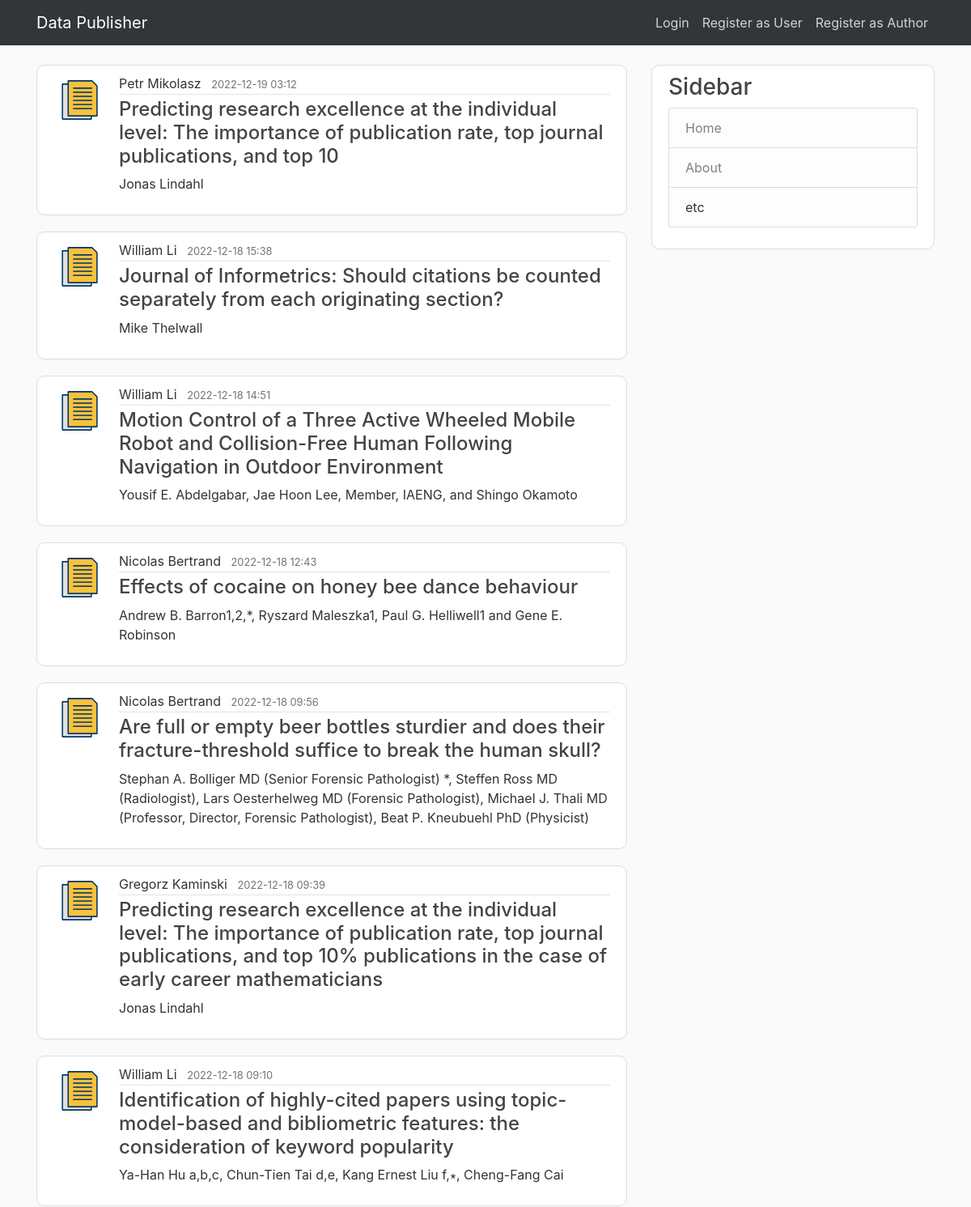
Page /home (upper part) on the earlier database version.
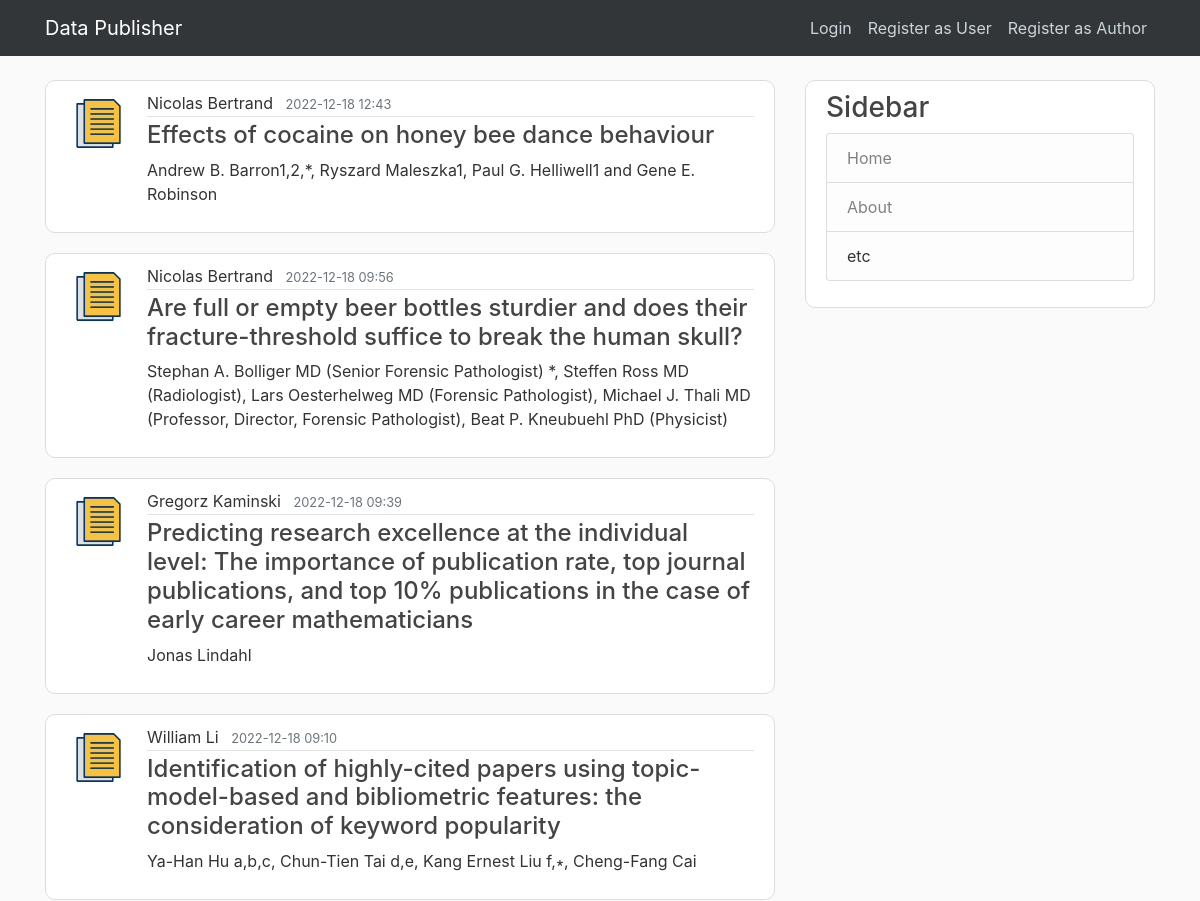
Same page on the later database version.
### data_publisher_site/models.py (models this page shows, shortened)
class Publication(db.Model):
    __tablename__ = "Publications"
    id = db.Column("PublicationId", db.Integer().with_variant(db.Integer, "sqlite"), primary_key=True, nullable=False)
    title = db.Column("Title", db.String(40), nullable=False)
    thumbnail = db.Column("Thumbnail", db.String(20), nullable=False, default="default.jpg")
    author_id = db.Column("Author", db.Integer, db.ForeignKey('Authors.UserId'), nullable=False)
    abstract = db.Column("Abstract", db.String(3000), nullable=False)
    simple_desc = db.Column("SimpleDesc", db.String(3000), nullable=False)
    topic_id = db.Column("TopicId", db.Integer, db.ForeignKey("PublicationTopics.TopicId"), nullable=False)
    upload_date = db.Column("UploadDate", db.DateTime(25), nullable=False, default=datetime.utcnow)
    publication_file = db.Column("File", db.String(20), nullable=False)
    article_authors = db.Column("ArticleAuthors", db.String(200), nullable=False)

class User(db.Model, UserMixin):
    __tablename__ = "Users"
    id = db.Column("UserId", db.Integer().with_variant(db.Integer, "sqlite"), primary_key=True, nullable=False)
    first_name = db.Column("FirstName", db.String(20), nullable=False)
    surname = db.Column("Surname", db.String(20), nullable=False)
    email = db.Column("Email", db.String(120), nullable=False, unique=True)
    registration_date = db.Column("RegistrationDate", db.DateTime(25), nullable=False, default=datetime.utcnow)
    password = db.Column("Password", db.String(60), nullable=False)
    author = db.relationship('Author', backref='user', lazy=True)

### data_publisher_site/routes.py (the view)
@app.route('/')
@app.route('/home')
def index():
    publications = Publication.query.order_by(Publication.upload_date.desc()).all()
    return render_template("index.html", publications=publications, title='Home')

### data_publisher_site/frontend/templates/index.html
{% extends 'base.html' %}
{% block content %}
    {% for publication in publications %}
    <article class="media content-section">
      <img class="rounded-circle article-img" src="{{ url_for('static', filename='thumbnails/' + publication.thumbnail) }}">
        <div class="media-body">
          <div class="article-metadata">
            <a class="mr-2">{{ publication.author.user.first_name }} {{ publication.author.user.surname }}</a>
            <small class="text-muted">{{ publication.upload_date.strftime('%Y-%m-%d %H:%M') }}</small>
          </div>
          <h4><a class="article-title" href="{{ url_for('publication', publication_id=publication.id) }}">{{ publication.title }}</a></h4>
          <p class="article-content">{{ publication.article_authors }}</p>
        </div>
      </article>
    {% endfor %}
{% endblock %}

### data_publisher_site/frontend/templates/base.html (shortened to what this page needs)
<!DOCTYPE html>
<html lang="en">
<head>
    <link rel="stylesheet" href="https://cdn.jsdelivr.net/npm/bootstrap@4.3.1/dist/css/bootstrap.min.css">
    <link rel="stylesheet" type="text/css" href="{{ url_for('static', filename='main.css') }}"/>
</head>
<body>
    <header class="site-header">
        <nav class="navbar navbar-expand-md navbar-dark bg-steel fixed-top">
          <div class="container">
            <a class="navbar-brand mr-4" href="/">Data Publisher</a>
            <div class="collapse navbar-collapse" id="navbarToggle">
              <div class="navbar-nav">
                {% if current_user.is_authenticated %}
                  {% if session['login_type'] == 'author' %}
                    <a class="nav-item nav-link" href="{{ url_for('new_publication') }}">Publish</a>
                  {% endif %}
                  <a class="nav-item nav-link" href="{{ url_for('logout') }}">Logout</a>
                {% else %}
                  <a class="nav-item nav-link" href="{{ url_for('login') }}">Login</a>
                  <a class="nav-item nav-link" href="{{ url_for('register_user') }}">Register as User</a>
                  <a class="nav-item nav-link" href="{{ url_for('register_author') }}">Register as Author</a>
                {% endif %}
              </div>
            </div>
          </div>
        </nav>
    </header>
    <main role="main" class="container">
        <div class="row">
          <div class="col-md-8">
            {% block content %}{% endblock %}
          </div>
          <div class="col-md-4">
            <div class="content-section">
              <h3>Sidebar</h3>
                <ul class="list-group">
                  <a class="list-group-item list-group-item-light" href="{{ url_for('index') }}">Home</a>
                  <a class="list-group-item list-group-item-light" href="{{ url_for('about') }}">About</a>
                  <a class="list-group-item list-group-item-light">etc</a>
                </ul>
            </div>
          </div>
        </div>
      </main>
</body>
</html>

### data_publisher_site/frontend/static/main.css (style rules this page uses)
body { background: #fafafa; color: #333333; margin-top: 5rem; }
h1, h2, h3, h4, h5, h6 { color: #444444; }
.bg-steel { background-color: #323639; }
.site-header .navbar-nav .nav-link { color: #cbd5db; }
.content-section { background: #ffffff; padding: 10px 20px; border: 1px solid #dddddd; border-radius: 10px; margin-bottom: 20px; }
.article-title { color: #444444; }
.article-content { white-space: pre-line; }
.article-img { height: 65px; width: 65px; margin-right: 16px; }
.article-metadata { padding-bottom: 1px; margin-bottom: 4px; border-bottom: 1px solid #e3e3e3 }

Differences in the rows shown:
removed Publication: Thumbnail (placeholder picture), author.user.first_name "Petr", author.user.surname "Mikolasz", upload_date "2022-12-19 03:12", title "Predicting research excellence at the individual level: The importance of publication rate, top journal publications, and top 10", article_authors "Jonas Lindahl"
removed Publication: Thumbnail (placeholder picture), author.user.first_name "William", author.user.surname "Li", upload_date "2022-12-18 15:38", title "Journal of Informetrics: Should citations be counted separately from each originating section?", article_authors "Mike Thelwall"
removed Publication: Thumbnail (placeholder picture), author.user.first_name "William", author.user.surname "Li", upload_date "2022-12-18 14:51", title "Motion Control of a Three Active Wheeled Mobile Robot and Collision-Free Human Following Navigation in Outdoor Environment", article_authors "Yousif E. Abdelgabar, Jae Hoon Lee, Member, IAENG, and Shingo Okamoto"
